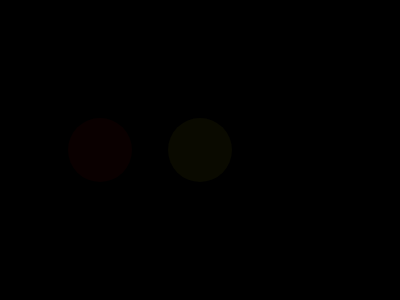
Frame 1 (no input)
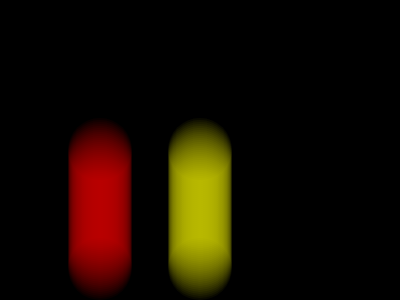
Frame 60 (no input)
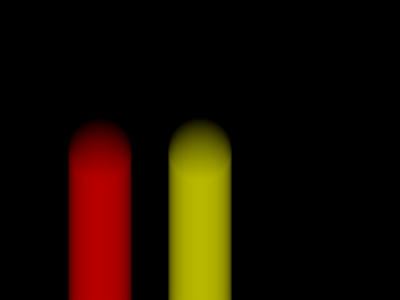
Frame 120 (the mouse pressed at the canvas centre since frame 60)

The p5.js sketch that drew these frames (run headless with seeded random() and noise() and a simulated clock; from frame 60 on, the mouse is pressed at the canvas centre):

// p5.js sketch
// ── sketch.js
// https://editor.p5js.org/jht1493/sketches/fyP4ju0xO
// circleX functions

let circle1 = {
  x: 100,
  y: 150,
  s: 2,
  d: 64,
  c: [255,0,0,10] // [red,green,blue,alpha]
}
let circle2 = {
  x: 200,
  y: 150,
  s: 2,
  d: 64,
  c: [255,255,0,10] // [red,green,blue,alpha]
}

function setup() {
  createCanvas(400, 300).mousePressed(function () {
    circleX = 0;
  })
  createButton('backg 0').mousePressed(function() {
    console.log('calling background');
    background(0);
  });
  createButton('down').mousePressed(function() {
    circle2.y = (circle2.y + 40) % height
  });
  createButton('change color').mousePressed(function() {
    // circle2.c = [random(255),random(255),random(255),10]
    // circle2.c = random(['red','green','yellow'])
    // circle2.c = random([100,200,10]); // gray value
    let r = [255,0,0,10]
    let g = [0,255,0,10]
    let y = [255,255,0,10]
    circle2.c = random([r,g,y]); 
  });
  background(0);
}

function draw() {
  // background(0);
  noStroke();
  drawCircle(circle1)
  drawCircle(circle2)
  // drawCircle1();
  // drawCircle2();
}

function drawCircle(cir) {
  fill(cir.c);
  circle(cir.x, cir.y, cir.d);
  cir.y = (cir.y + cir.s) % width;
}

// function drawCircle1() {
//   fill(circle1.c);
//   circle(circle1.x, circle1.y, circle1.d);
//   circle1.y = (circle1.y + circle1.s) % width;
// }

// function drawCircle2() {
//   fill(circle2.c);
//   circle(circle2.x, circle2.y, circle2.d);
//   circle2.x = (circle2.x + circle2.s) % width;
// }


// https://editor.p5js.org/jht1493/sketches/kEX_hk4mU
// circleX object literal

// https://editor.p5js.org/jht1493/sketches/L55nCCMds
// circleX buttons

// Move to myCanvas.mousePressed to allow buttons
// to work.
// function mousePressed() {
//   circleX = 0;
// }

// https://editor.p5js.org/jht1493/sketches/JVoQAP3aM
// variable circleX myCanvas

// Make Your Own (Make Your Own Variable)
// Code! Programming with p5.js
// The Coding Train / Daniel Shiffman
// https://thecodingtrain.com/beginners/p5js/2.2-make-your-own.html
// https://youtu.be/dRhXIIFp-ys

// Make Your Own Variable: https://editor.p5js.org/codingtrain/sketches/xPXNdPy17
// Growing Circle Exercise: https://editor.p5js.org/codingtrain/sketches/ehbMJ-otC
